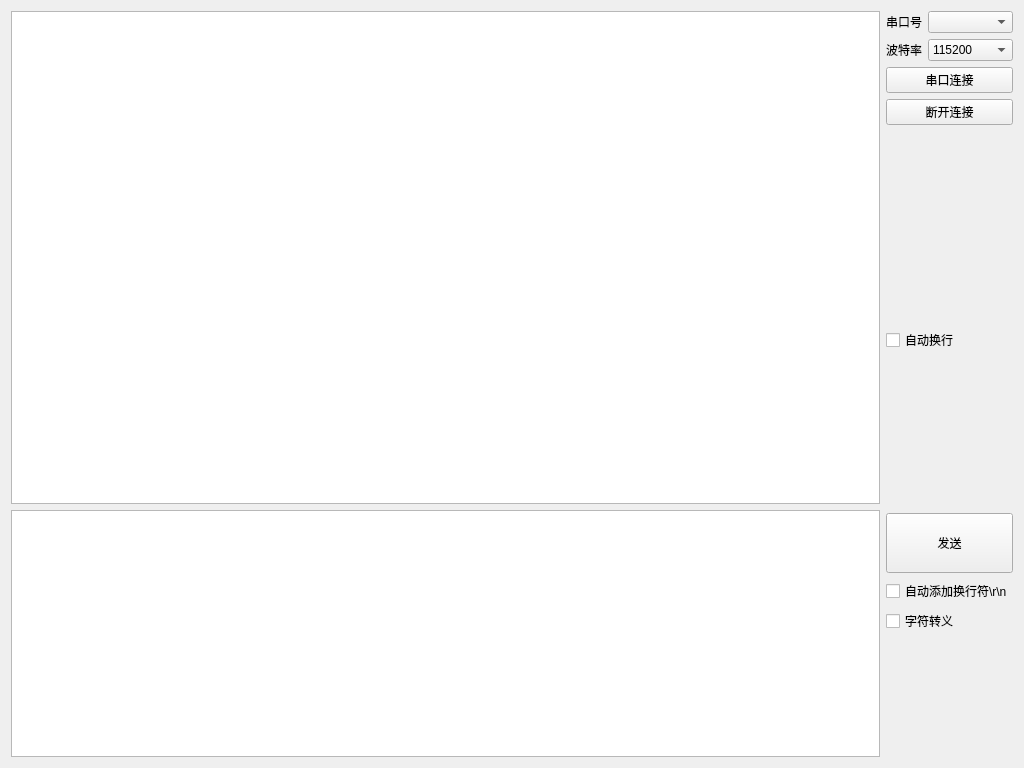
<?xml version="1.0" encoding="UTF-8"?>
<ui version="4.0">
 <class>Tab2</class>
 <widget class="QWidget" name="Tab2">
  <property name="geometry">
   <rect>
    <x>0</x>
    <y>0</y>
    <width>1024</width>
    <height>768</height>
   </rect>
  </property>
  <property name="windowTitle">
   <string>Form</string>
  </property>
  <layout class="QGridLayout" name="gridLayout" columnstretch="10,1">
   <item row="0" column="0">
    <layout class="QVBoxLayout" name="verticalLayout_2" stretch="2,1">
     <item>
      <widget class="QTextBrowser" name="serial_data_display"/>
     </item>
     <item>
      <widget class="QPlainTextEdit" name="serial_tx_input"/>
     </item>
    </layout>
   </item>
   <item row="0" column="1">
    <layout class="QVBoxLayout" name="verticalLayout_3" stretch="5,5,5,5,5,5,5,4">
     <item>
      <layout class="QFormLayout" name="formLayout">
       <property name="horizontalSpacing">
        <number>6</number>
       </property>
       <property name="verticalSpacing">
        <number>6</number>
       </property>
       <item row="0" column="0">
        <widget class="QLabel" name="label">
         <property name="sizePolicy">
          <sizepolicy hsizetype="Expanding" vsizetype="Preferred">
           <horstretch>0</horstretch>
           <verstretch>0</verstretch>
          </sizepolicy>
         </property>
         <property name="text">
          <string>串口号</string>
         </property>
        </widget>
       </item>
       <item row="0" column="1">
        <widget class="QComboBox" name="serial_select_combobox">
         <property name="sizePolicy">
          <sizepolicy hsizetype="Expanding" vsizetype="Fixed">
           <horstretch>0</horstretch>
           <verstretch>0</verstretch>
          </sizepolicy>
         </property>
        </widget>
       </item>
       <item row="1" column="0">
        <widget class="QLabel" name="label_2">
         <property name="sizePolicy">
          <sizepolicy hsizetype="Expanding" vsizetype="Preferred">
           <horstretch>0</horstretch>
           <verstretch>0</verstretch>
          </sizepolicy>
         </property>
         <property name="text">
          <string>波特率</string>
         </property>
        </widget>
       </item>
       <item row="2" column="0" colspan="2">
        <widget class="QPushButton" name="serial_connect_button">
         <property name="sizePolicy">
          <sizepolicy hsizetype="Expanding" vsizetype="Fixed">
           <horstretch>0</horstretch>
           <verstretch>0</verstretch>
          </sizepolicy>
         </property>
         <property name="text">
          <string>串口连接</string>
         </property>
        </widget>
       </item>
       <item row="1" column="1">
        <widget class="QComboBox" name="baud_select_combobox">
         <property name="sizePolicy">
          <sizepolicy hsizetype="Expanding" vsizetype="Fixed">
           <horstretch>0</horstretch>
           <verstretch>0</verstretch>
          </sizepolicy>
         </property>
         <property name="currentIndex">
          <number>6</number>
         </property>
         <item>
          <property name="text">
           <string>9600</string>
          </property>
         </item>
         <item>
          <property name="text">
           <string>14400</string>
          </property>
         </item>
         <item>
          <property name="text">
           <string>19200</string>
          </property>
         </item>
         <item>
          <property name="text">
           <string>38400</string>
          </property>
         </item>
         <item>
          <property name="text">
           <string>56000</string>
          </property>
         </item>
         <item>
          <property name="text">
           <string>57600</string>
          </property>
         </item>
         <item>
          <property name="text">
           <string>115200</string>
          </property>
         </item>
         <item>
          <property name="text">
           <string>128000</string>
          </property>
         </item>
         <item>
          <property name="text">
           <string>230400</string>
          </property>
         </item>
         <item>
          <property name="text">
           <string>256000</string>
          </property>
         </item>
         <item>
          <property name="text">
           <string>460800</string>
          </property>
         </item>
         <item>
          <property name="text">
           <string>921600</string>
          </property>
         </item>
        </widget>
       </item>
       <item row="3" column="0" colspan="2">
        <widget class="QPushButton" name="serial_disconnect_button">
         <property name="sizePolicy">
          <sizepolicy hsizetype="Expanding" vsizetype="Fixed">
           <horstretch>0</horstretch>
           <verstretch>0</verstretch>
          </sizepolicy>
         </property>
         <property name="text">
          <string>断开连接</string>
         </property>
        </widget>
       </item>
      </layout>
     </item>
     <item>
      <spacer name="verticalSpacer">
       <property name="orientation">
        <enum>Qt::Vertical</enum>
       </property>
       <property name="sizeHint" stdset="0">
        <size>
         <width>20</width>
         <height>40</height>
        </size>
       </property>
      </spacer>
     </item>
     <item>
      <widget class="QCheckBox" name="rx_line_wrap_mode_checkbox">
       <property name="sizePolicy">
        <sizepolicy hsizetype="Expanding" vsizetype="Fixed">
         <horstretch>0</horstretch>
         <verstretch>0</verstretch>
        </sizepolicy>
       </property>
       <property name="text">
        <string>自动换行</string>
       </property>
      </widget>
     </item>
     <item>
      <spacer name="verticalSpacer_4">
       <property name="orientation">
        <enum>Qt::Vertical</enum>
       </property>
       <property name="sizeHint" stdset="0">
        <size>
         <width>20</width>
         <height>40</height>
        </size>
       </property>
      </spacer>
     </item>
     <item>
      <widget class="QPushButton" name="tx_send_data_button">
       <property name="sizePolicy">
        <sizepolicy hsizetype="Expanding" vsizetype="Fixed">
         <horstretch>0</horstretch>
         <verstretch>0</verstretch>
        </sizepolicy>
       </property>
       <property name="minimumSize">
        <size>
         <width>0</width>
         <height>60</height>
        </size>
       </property>
       <property name="text">
        <string>发送</string>
       </property>
      </widget>
     </item>
     <item>
      <widget class="QCheckBox" name="tx_newline_checkbox">
       <property name="sizePolicy">
        <sizepolicy hsizetype="Expanding" vsizetype="Fixed">
         <horstretch>0</horstretch>
         <verstretch>0</verstretch>
        </sizepolicy>
       </property>
       <property name="text">
        <string>自动添加换行符\r\n</string>
       </property>
      </widget>
     </item>
     <item>
      <widget class="QCheckBox" name="tx_escape_checkbox">
       <property name="sizePolicy">
        <sizepolicy hsizetype="Expanding" vsizetype="Fixed">
         <horstretch>0</horstretch>
         <verstretch>0</verstretch>
        </sizepolicy>
       </property>
       <property name="text">
        <string>字符转义</string>
       </property>
      </widget>
     </item>
     <item>
      <spacer name="verticalSpacer_3">
       <property name="orientation">
        <enum>Qt::Vertical</enum>
       </property>
       <property name="sizeHint" stdset="0">
        <size>
         <width>20</width>
         <height>40</height>
        </size>
       </property>
      </spacer>
     </item>
    </layout>
   </item>
  </layout>
 </widget>
 <resources/>
 <connections/>
</ui>
